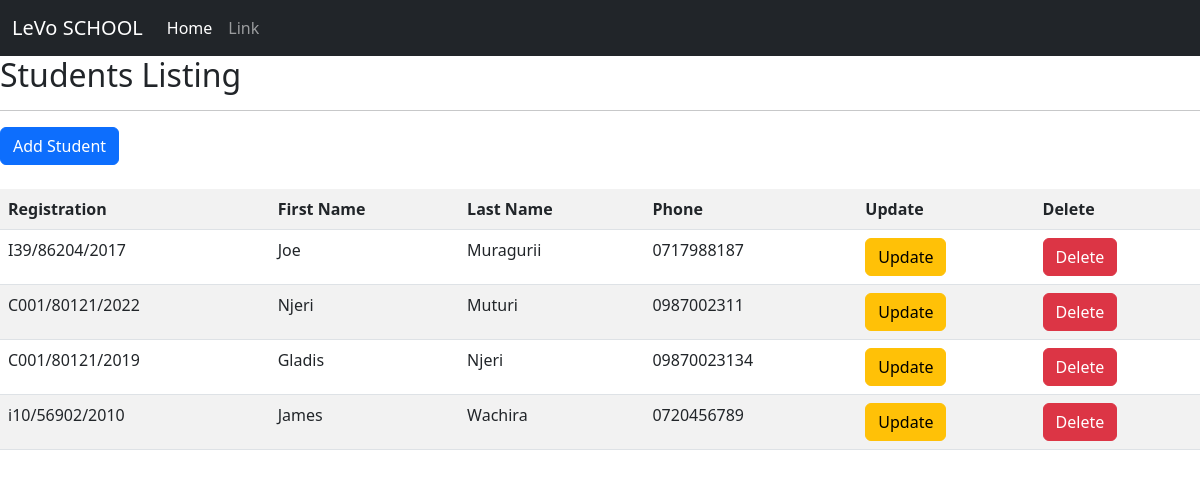
The page /students/ on the database its author committed.
### students/models.py (models this page shows, shortened)
class Student(models.Model):
    registration = models.CharField(max_length=60)
    first_name = models.CharField(max_length=60)
    last_name = models.CharField(max_length=60)
    email = models.EmailField()
    phone = models.CharField(max_length=60,blank=False,unique=True)
    created_at = models.DateTimeField(auto_now_add=True)
    updated_at = models.DateTimeField(auto_now=True)

### students/views.py (the view)
# urls.py: 2. Add a URL to urlpatterns:  path('', views.home, name='home')
def home(request):
    students = Student.objects.all()
    context = {'students':students}
    return render(request, 'students/dashboard.html',context)

### students/templates/students/dashboard.html (shortened to what this page needs)
{% extends 'students/base.html' %}
{% block content %}
<h2>Students Listing</h2>
<hr>
<a href="{% url 'create' %}" class="btn btn-primary">Add Student</a><br>
<br><br<br>
<table class="table table-striped" col-6>
        <tr>
            <th>Registration</th>
            <th>First Name</td>
            <th>Last Name</td>
            <th>Phone</td>
            <th>Update</td>
            <th>Delete</td>
        </tr>
    {% for student in students %}
        <tr>
            <td>{{student.registration}}</td>
            <td>{{student.first_name}}</td>
            <td>{{student.last_name}}</td>
            <td>{{student.phone}}</td>
            <td><a href="{% url 'update' student.id %}" class="btn btn-warning">Update</a></td>
            <td><a href="{% url 'delete' student.id %}" class="btn btn-danger">Delete</a></td>
        </tr>
    {% endfor %}
</table>
{% endblock %}

### students/templates/students/base.html (shortened to what this page needs)
<!DOCTYPE html>
<html lang="en">
<head>
    <link href="https://cdn.jsdelivr.net/npm/bootstrap@5.2.0/dist/css/bootstrap.min.css" rel="stylesheet">
</head>
<body>
    {% include 'students/navbar.html' %}
    {% block content %}
    {% endblock %}
</body>
</html>

### students/templates/students/navbar.html (shortened to what this page needs)
<nav class="navbar navbar-expand-lg navbar-dark bg-dark">
    <div class="container-fluid">
      <a class="navbar-brand" href="#">LeVo SCHOOL</a>
      <div class="collapse navbar-collapse" id="navbarSupportedContent">
        <ul class="navbar-nav me-auto mb-2 mb-lg-0">
          <li class="nav-item">
            <a class="nav-link active" aria-current="page" href="#">Home</a>
          </li>
          <li class="nav-item">
            <a class="nav-link" href="#">Link</a>
          </li>
        </ul>
      </div>
    </div>
  </nav>

### rows shown on the page
Student: registration "I39/86204/2017", first_name "Joe", last_name "Muragurii", phone "0717988187"
Student: registration "C001/80121/2022", first_name "Njeri", last_name "Muturi", phone "0987002311"
Student: registration "C001/80121/2019", first_name "Gladis", last_name "Njeri", phone "09870023134"
Student: registration "i10/56902/2010", first_name "James", last_name "Wachira", phone "0720456789"
